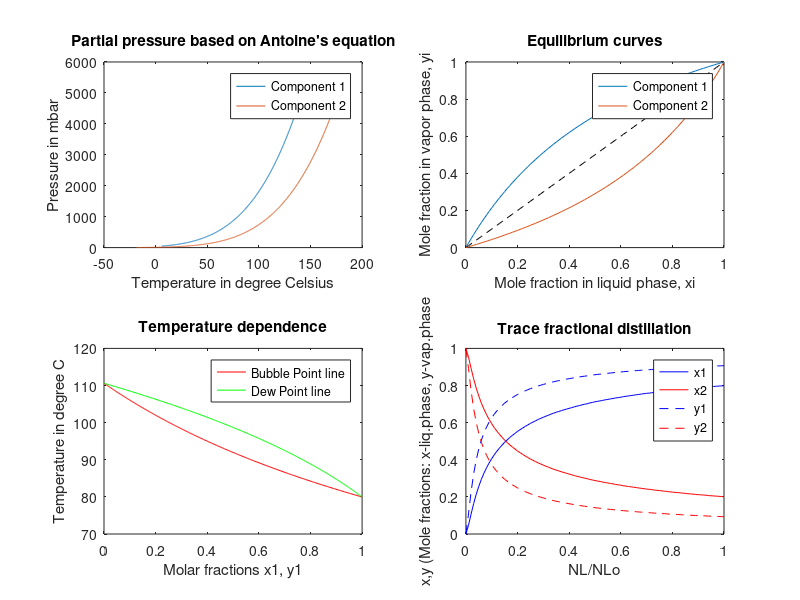

Here is the MATLAB script that generated this plot:
%% Batch distillation of Binary mixtures 
% This example takes Benzene (comp.1) and Toluene (comp.2) as the two
% components. The initial mole fraction of the more volatile component,
% benzene is 0.8. The partial pressures of both the components are
% calculated by Antoine's equation. The progression of the distillation
% process based on molar fraction evaporated and the corresponding mole
% fractions of benzene and toluene is traced.
%% The program is adaptable towards different binary mixtures and different initial mole fraction of comp 1.

close all;
clear all;

%% Antoine equation for partial pressue
% Equation of the form ln(p) = A - B/(T+C).............................(1)
Pi = @(a,b,c,x) exp(a-(b./(c+x)));

% Total pressure in mbar
P = 1013.25;

% Number of sample points for plotting partial pressure with Temperature
N = 1000;

% Antoine constants for the 1st component in the binary mixture (User
% enters the component specific data here)
A1 = 16.27 ; B1 = 2817.29 ; C1 = 221.37;
T1_min = 6 ; T1_max = 140;
T1 = T1_min:(T1_max-T1_min)/N:T1_max;

% Antione constants for the 2nd component in the binary mixture (User
% enters the component specific data here)
A2 = 16.4387 ; B2 = 3173.958 ; C2 = 222.88;
T2_min = -18.4 ; T2_max = 177.8;
T2 = T2_min:(T2_max-T2_min)/N:T2_max;

% Partial pressures for component 1 and 2
P1 = zeros(1,N+1);
P2 = zeros(1,N+1);

for i=1:N+1
    P1(i) = Pi(A1,B1,C1,T1(i));
    P2(i) = Pi(A2,B2,C2,T2(i));
end

subplot (2,2,1)
plot(T1,P1, 'Displayname','Component 1')
hold on;
plot(T2,P2, 'Displayname','Component 2')
hold off;
title("Partial pressure based on Antoine's equation")
xlabel("Temperature in degree Celsius");
ylabel("Pressure in mbar");
legend;

%% Separation factor calculation for a given temperature
% Separation factor: W12 = P1*/P2*......................................(2)
T = 100;                                % User enters the operating temperature here
W = Pi(A1,B1,C1,T)/Pi(A2,B2,C2,T);      % Separation factor based on eqn.(2)  

%% Equilibrium lines for the mixture

x1 = 0:0.01:1;
line = 0:0.01:1;
y1 = x1.*W./(x1.*(W-1)+1);
x2 = 1.-x1;
y2 = 1.-y1;

subplot (2,2,2)
plot(x1,y1,'Displayname','Component 1')
hold on;
plot(x1,line,'k--','HandleVisibility','off')
plot(x2,y2,'Displayname','Component 2')
hold off;
title("Equilibrium curves")
xlabel("Mole fraction in liquid phase, xi")
ylabel("Mole fraction in vapor phase, yi")
legend;

%% Bubble point and dew point lines for components

% Bubble point line: x_1 = (P - P2*)/(P1* - P2*)........................(3)

% Setting boundary conditions for temperature
T_max = B2/(A2-log(P))-C2;             % At T_max, x1 = 0
T_min = B1/(A1-log(P))-C1;             % At T_min, x1 = 1

Tstep = 0.1;                           % Temperatures at intervals of 1 degree C
Temp = T_min:Tstep:T_max;

% Bubble point line values
x_1 = (P - Pi(A2,B2,C2,Temp))./(Pi(A1,B1,C1,Temp) - Pi(A2,B2,C2,Temp));

% Dew point line: y1 = x1P1*/P..........................................(4)
y_1 = x_1.*Pi(A1,B1,C1,Temp)./P;

subplot (2,2,3)
plot(x_1,Temp,'r','DisplayName','Bubble Point line')
hold on;
plot(y_1,Temp,'g','DisplayName','Dew Point line')
hold off;
title("Temperature dependence")
xlabel("Molar fractions x1, y1");
ylabel("Temperature in degree C");
legend;

%% Fractional distillation and molar composition at each stage of distillation
% Calculation based on mole fraction of mixture remaining in the vessel,
% NL_NLo
% The equation is: 
% NL/NLo = ((x1/x1o)^(1/(W-1))*((1-x1o)/(1-x1))^(W/(W-1))...............(5)

% Given inital mole fraction of Component 1 = 0.8
xo = 0.8;                     % User can input initial mole fraction here 
% Range of evaporated by initial molar ratio
NL_NLo = 0:0.01:1;

% Initialise solution matrix for x1
xi_1 = zeros(1,length(NL_NLo));

x_sol = 0:1e-3:1;   % Find solution for x1 in the range 0-1 with steps of 0.001

% Simplification of the exponents in the equation
a = 1/(W-1);
b = W/(W-1);

RHS = @(x) (((x/xo)^a)*(((1-xo)/(1-x))^b));   % RHS of eqn (5)

for i=1:(length(NL_NLo))
    for j=1:length(x_sol)
            % Relative error between LHS and RHS of the equation (5)
        err = ( RHS(x_sol(j)) - NL_NLo(i))/NL_NLo(i);
            % If magnitude of relative error is less than 0.01
        if (abs(err)<=1e-02)
                % The assumed solution is the actual solution
            xi_1(i) = x_sol(j);
            break;
        else
            xi_1(i) = 0;
        end
    end
end

yi_1 = xi_1.*W./(xi_1.*(W-1)+1);
xi_2 = 1.-xi_1;
yi_2 = 1.-yi_1;

subplot (2,2,4)
plot(NL_NLo,xi_1,'b','DisplayName','x1')
hold on;
plot(NL_NLo,xi_2,'r','DisplayName','x2')
plot(NL_NLo,yi_1,'b--','DisplayName','y1')
plot(NL_NLo,yi_2,'r--','DisplayName','y2')
title("Trace fractional distillation")
xlabel("NL/NLo");
ylabel("x,y (Mole fractions: x-liq.phase, y-vap.phase");
legend;